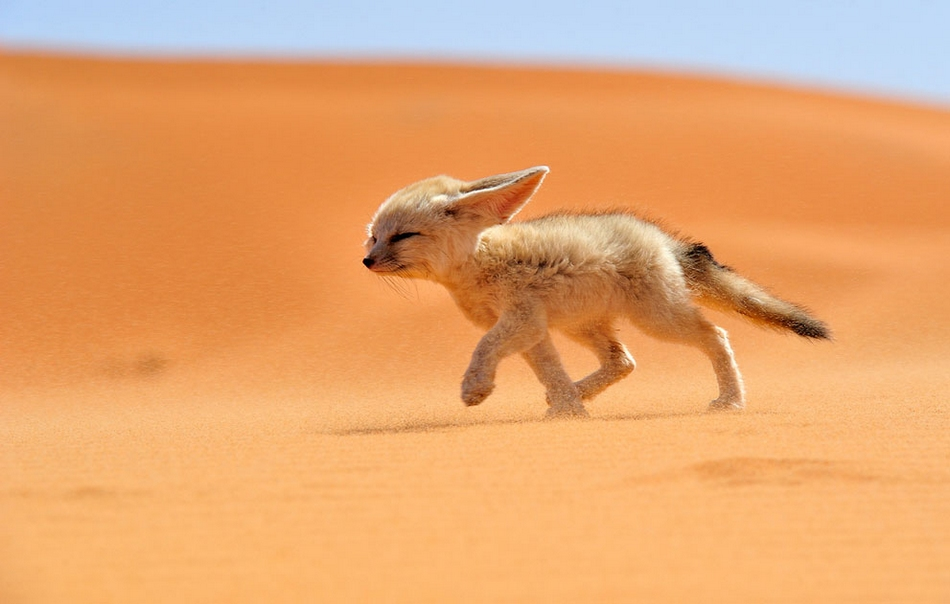
#> input picture code_examples/PyCUDA/fox.jpg, 950 x 604 px
$ python image_processing_fft.py
#> lines starting #> are read from the running program, lines starting #| are printed output that depends on the picture
from __future__ import division
import numpy as np
import matplotlib.pyplot as plt
from PIL import Image


# Read image file
img = Image.open('fox.jpg').convert('L')
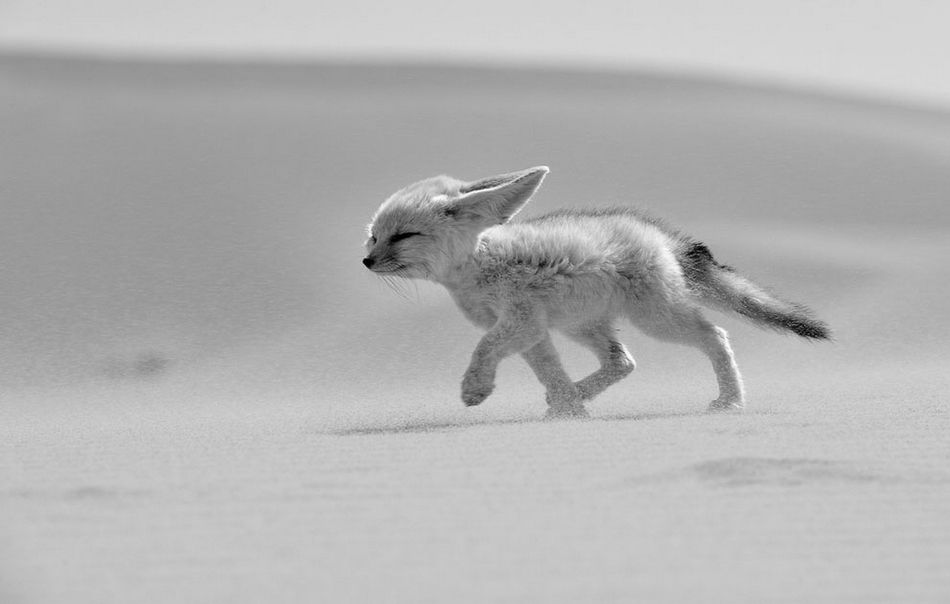
#> img: PIL image 950x604 L; min 0, max 252, mean 178.7


# Convert image to numpy array
arr = np.array(img)


# FFT
arr2 = np.fft.fft2(arr)
arr3 = np.fft.fftshift(arr2)


#--------------------------------------------------------------------------
# Plot
#--------------------------------------------------------------------------
plt.ion()
fig = plt.figure(figsize=(20,7))
ax1 = fig.add_subplot(1,2,1)
ax2 = fig.add_subplot(1,2,2)
ax1.set_title('Original')
ax2.set_title('FFT')

im1 = ax1.imshow(arr, cmap=plt.cm.Greys_r)
im2 = ax2.imshow(np.log10(np.abs(arr3)), cmap=plt.cm.Greys_r)

plt.tight_layout(pad=1)
plt.show(True)
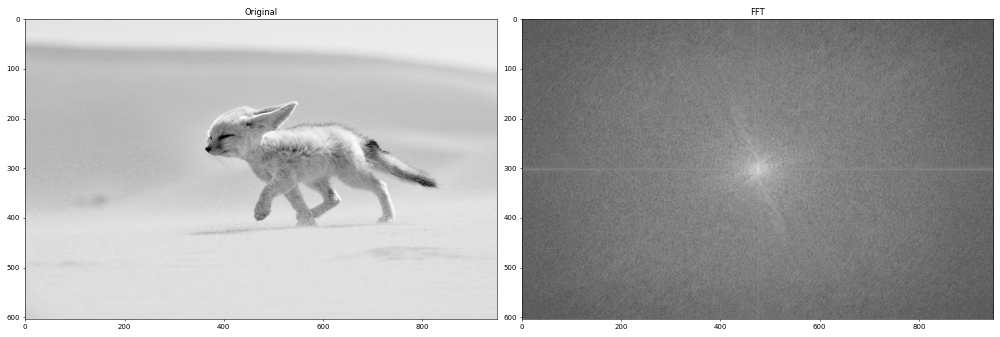
#> figure drawn by matplotlib, 2 panels
